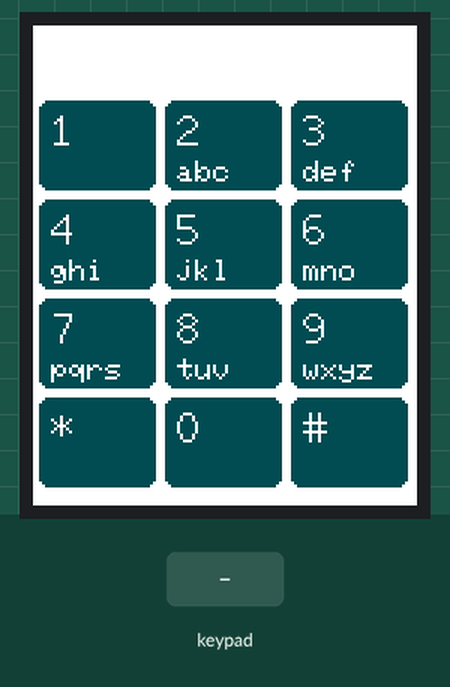
Simulated run of this program. Board: ESP32. On the bench: 128×160 colour display. The test bench sets the inputs (shaded band).

Above: at 0.9 s.
1.0 s: keypad keys 1 3 9 7 2 2 2 2 A pressed 0.4 s apart
At 1.2 s:
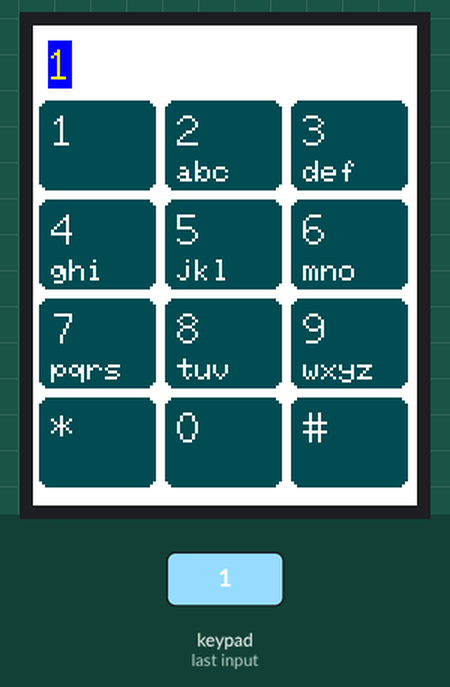
At 5.3 s:
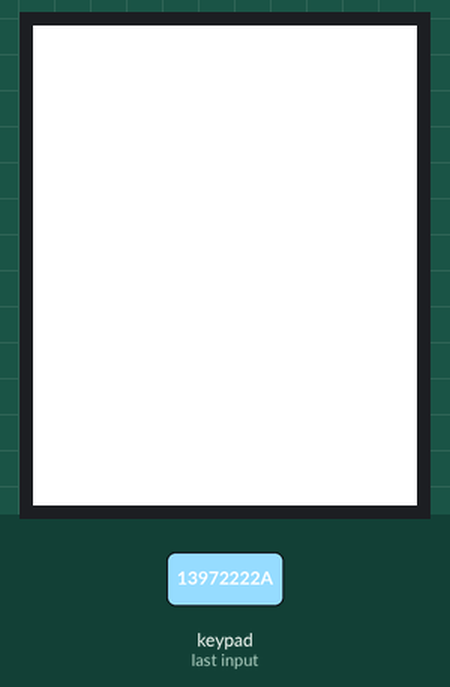
Timing chart, 0 to 6.8 s (numbered marks = the images above; inputs shaded):
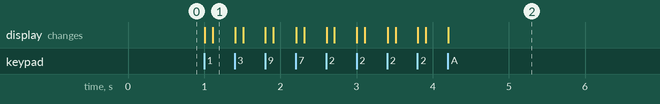

Measured:
- after the input at 1.0 s, the display: first changes at once (image 1 shows a later state)

The program:

main.cpp
```cpp
#include <Arduino.h>
#include <Keypad.h>
#include <TFT_eSPI.h>

#include "t9.h"

TFT_eSPI tft = TFT_eSPI();

///////////////////////////////////////////////////////////////////////////
// KEYBOARD
const int ROW_NUM = 4;     // four rows
const int COLUMN_NUM = 4;  // four columns
char keys[ROW_NUM][COLUMN_NUM] = {{'1', '2', '3', 'A'},
                                  {'4', '5', '6', 'B'},
                                  {'7', '8', '9', 'C'},
                                  {'E', '0', 'F', 'D'}};

byte pin_rows[ROW_NUM] = {26, 27, 14,
                          13};  // connect to the row pinouts of the keypad
byte pin_column[COLUMN_NUM] = {
    16, 19, 21, 22};  // connect to the column pinouts of the keypad

Keypad keypad =
    Keypad(makeKeymap(keys), pin_rows, pin_column, ROW_NUM, COLUMN_NUM);
///////////////////////////////////////////////////////

void setup() {
  tft.init(); // inizialize tft screen
  tft.setRotation(0); // set the screen rotation

  String result = t9(&tft, &keypad); // start the t9 loop and get the string from the user input


  // print the result on the screen
  tft.fillScreen(TFT_WHITE);
  tft.setTextColor(TFT_BLACK, TFT_WHITE);
  tft.drawString(result, 5, 5, 2);
}

void loop() {

}
```

t9.cpp
```cpp
#include "t9.h"

#include <Arduino.h>

int8_t xj, yj, bj;

#define color1 0x026A
#define color2 0xBAC0

int n = 4;
int m = 3;
int posX[12];
int posY[12];

int fromTop = 25;
int fromLeft = 2;
int boxW = 39;
int boxH = 30;
int space = 3;
char buttons[4][3] = {
    {'1', '2', '3'}, {'4', '5', '6'}, {'7', '8', '9'}, {'*', '0', '#'}};
String letters[4][3] = {{" ", "abc", "def"},
                        {"ghi", "jkl", "mno"},
                        {"pqrs", "tuv", "wxyz"},
                        {"", "", ""}};

char lastChar;
int tx;
int ty;
char buf[100];

void t9Draw(TFT_eSPI* tft) {
  tft->fillScreen(TFT_WHITE);
  tft->setSwapBytes(true);
  tft->setTextWrap(true);
  tft->setTextColor(TFT_WHITE);
  for (int i = 0; i < n; i++) {
    posY[i] = fromTop + (boxH * i) + (space * i);
    for (int j = 0; j < m; j++) {
      posX[j] = fromLeft + (boxW * j) + (space * j);
      tft->fillRoundRect(posX[j], posY[i], boxW, boxH, 3, color1);
      tft->drawString(String(buttons[i][j]), posX[j] + 4, posY[i] + 2, 2);
      tft->drawString(letters[i][j], posX[j] + 4, posY[i] + 20, 1);
    }
  }
}

void keyPressed(TFT_eSPI* tft) {
  tft->fillRoundRect(posX[tx], posY[ty], boxW, boxH, 3, color2);
  tft->setTextColor(TFT_WHITE);
  tft->drawString(String(buttons[ty][tx]), posX[tx] + 4, posY[ty] + 2, 2);
  tft->drawString(letters[ty][tx], posX[tx] + 4, posY[ty] + 20, 1);
  delay(100);
  tft->fillRoundRect(posX[tx], posY[ty], boxW, boxH, 3, color1);
  tft->setTextColor(TFT_WHITE);
  tft->drawString(String(buttons[ty][tx]), posX[tx] + 4, posY[ty] + 2, 2);
  tft->drawString(letters[ty][tx], posX[tx] + 4, posY[ty] + 20, 1);
  tft->fillRect(0, 0, 128, 24, TFT_WHITE);
  tft->setTextColor(TFT_BLACK, TFT_WHITE);
  int sumX = tft->drawString(buf, 5, 5, 2);
  tft->setTextColor(TFT_YELLOW, TFT_BLUE);
  tft->drawString(&lastChar, sumX + 5, 5, 2);
}

String t9(TFT_eSPI* tft, Keypad* keypad) {
  memset(buf, 0, sizeof buf);
  t9Draw(tft);
  boolean loop = true;
  while (loop) {
    char keys = keypad->getKey();

    if (keys) {
      boolean write = true;
      if (keys == '1') {
        lastChar = '1';
        tx = 0;
        ty = 0;
      } else if (keys == '2') {
        if (lastChar == 'a') {
          lastChar = 'b';
        } else if (lastChar == 'b') {
          lastChar = 'c';
        } else if (lastChar == 'c') {
          lastChar = '2';
        } else {
          lastChar = 'a';
        }
        tx = 1;
        ty = 0;
      } else if (keys == '3') {
        if (lastChar == 'd') {
          lastChar = 'e';
        } else if (lastChar == 'e') {
          lastChar = 'f';
        } else if (lastChar == 'f') {
          lastChar = '3';
        } else {
          lastChar = 'd';
        }
        tx = 2;
        ty = 0;
      } else if (keys == '4') {
        if (lastChar == 'g') {
          lastChar = 'h';
        } else if (lastChar == 'h') {
          lastChar = 'i';
        } else if (lastChar == 'i') {
          lastChar = '4';
        } else {
          lastChar = 'g';
        }
        tx = 0;
        ty = 1;
      } else if (keys == '5') {
        if (lastChar == 'j') {
          lastChar = 'k';
        } else if (lastChar == 'k') {
          lastChar = 'l';
        } else if (lastChar == 'l') {
          lastChar = '5';
        } else {
          lastChar = 'j';
        }
        tx = 1;
        ty = 1;
      } else if (keys == '6') {
        if (lastChar == 'm') {
          lastChar = 'n';
        } else if (lastChar == 'n') {
          lastChar = 'o';
        } else if (lastChar == 'o') {
          lastChar = '6';
        } else {
          lastChar = 'm';
        }
        tx = 2;
        ty = 1;
      } else if (keys == '7') {
        if (lastChar == 'p') {
          lastChar = 'q';
        } else if (lastChar == 'q') {
          lastChar = 'r';
        } else if (lastChar == 'r') {
          lastChar = 's';
        } else if (lastChar == 's') {
          lastChar = '7';
        } else {
          lastChar = 'p';
        }
        tx = 0;
        ty = 2;
      } else if (keys == '8') {
        if (lastChar == 't') {
          lastChar = 'u';
        } else if (lastChar == 'u') {
          lastChar = 'v';
        } else if (lastChar == 'v') {
          lastChar = '8';
        } else {
          lastChar = 't';
        }
        tx = 1;
        ty = 2;
      } else if (keys == '9') {
        if (lastChar == 'w') {
          lastChar = 'x';
        } else if (lastChar == 'x') {
          lastChar = 'y';
        } else if (lastChar == 'y') {
          lastChar = 'z';
        } else if (lastChar == 'z') {
          lastChar = '9';
        } else {
          lastChar = 'w';
        }
        tx = 2;
        ty = 2;
      } else if (keys == '0') {
        lastChar = '0';
        tx = 0;
        ty = 0;
      } else if (keys == 'A') {
        loop = false;
        write = false;
      } else if (keys == 'D') {
        strcat(buf, &lastChar);
        lastChar = ' ';
      } else if (keys == 'C') {
        buf[strlen(buf) - 1] = '\0';
      } else {
        write = false;
      }
      if (write) {
        keyPressed(tft);
      }
    }
  }
  return (String)buf;
}
```

t9.h
```cpp
#ifndef T9_H
#define T9_H
#include <Arduino.h>
#include <Keypad.h>
#include <TFT_eSPI.h>

void t9Draw(TFT_eSPI* tft);
void keyPressed(TFT_eSPI* tft);
String t9(TFT_eSPI* tft, Keypad* keypad);
#endif
```
